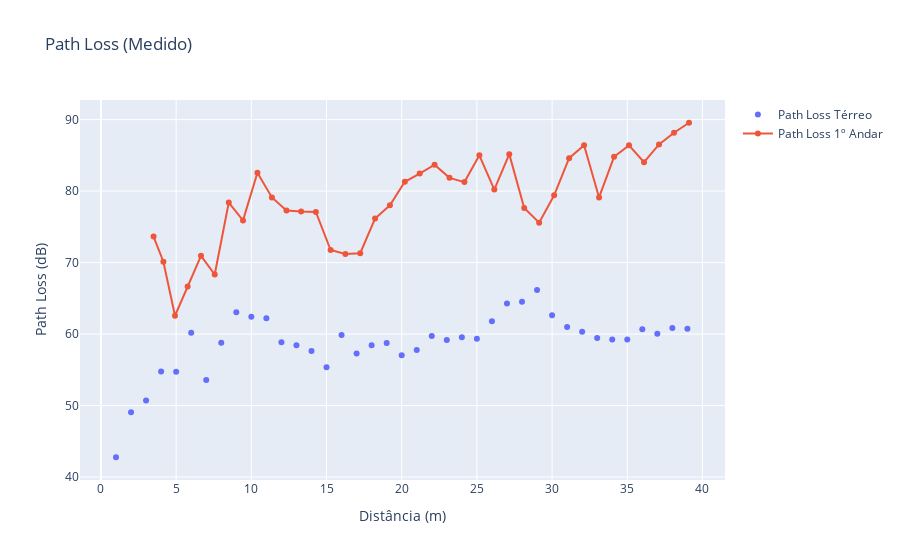

Write notebook code for a chart like this one.
### Code cell
# Gráfico 2: Perda de Percurso (Path Loss)
fig_pl = go.Figure()
fig_pl.add_trace(go.Scatter(x=df_real_terreo.distancia, y=df_real_terreo['pl'], name='Path Loss Térreo', mode='markers'))
fig_pl.add_trace(go.Scatter(x=df_real_1andar.distancia, y=df_real_1andar['pl'], name='Path Loss 1º Andar', mode='lines+markers'))
fig_pl.update_layout(title='Path Loss (Medido)', xaxis_title='Distância (m)', yaxis_title='Path Loss (dB)')
fig_pl.show()

### Figure 1 — Plotly figure (JSON) as saved in the notebook; plotly's stock layout.template omitted (floating-point values rounded to 4 significant figures)
{"data": [{"mode": "markers", "name": "Path Loss Térreo", "type": "scatter", "x": [1, 2, 3, 4, 5, 6, 7, 8, 9, 10, 11, 12, 13, 14, 15, 16, 17, 18, 19, 20, 21, 22, 23, 24, 25, 26, 27, 28, 29, 30, 31, 32, 33, 34, 35, 36, 37, 38, 39], "y": [42.77, 49.06, 50.7, 54.75, 54.74, 60.18, 53.58, 58.77, 63.04, 62.44, 62.21, 58.84, 58.42, 57.62, 55.37, 59.87, 57.27, 58.43, 58.74, 57.03, 57.78, 59.72, 59.18, 59.54, 59.36, 61.78, 64.27, 64.51, 66.18, 62.65, 60.99, 60.34, 59.45, 59.23, 59.25, 60.68, 60.03, 60.85, 60.76]}, {"mode": "lines+markers", "name": "Path Loss 1º Andar", "type": "scatter", "x": [3.498, 4.152, 4.923, 5.765, 6.651, 7.566, 8.499, 9.447, 10.4, 11.37, 12.34, 13.31, 14.29, 15.27, 16.26, 17.24, 18.23, 19.22, 20.2, 21.2, 22.19, 23.18, 24.17, 25.16, 26.16, 27.15, 28.15, 29.14, 30.14, 31.13, 32.13, 33.12, 34.12, 35.12, 36.11, 37.11, 38.11, 39.11], "y": [73.64, 70.12, 62.56, 66.67, 70.95, 68.33, 78.4, 75.9, 82.56, 79.11, 77.27, 77.14, 77.08, 71.76, 71.2, 71.31, 76.16, 78.02, 81.3, 82.45, 83.69, 81.85, 81.26, 85.01, 80.21, 85.17, 77.63, 75.58, 79.41, 84.6, 86.41, 79.11, 84.8, 86.4, 84.05, 86.53, 88.17, 89.56]}], "layout": {"title": {"text": "Path Loss (Medido)"}, "xaxis": {"title": {"text": "Distância (m)"}}, "yaxis": {"title": {"text": "Path Loss (dB)"}}}}
